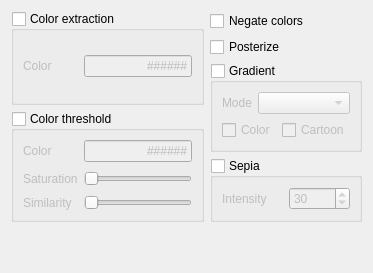
  <widget class="QWidget" name="tab_2">
   <attribute name="title">
    <string>Colors</string>
   </attribute>
   <layout class="QGridLayout" name="gridLayout_10">
    <item row="0" column="0" rowspan="3">
     <widget class="QGroupBox" name="extractEnable">
      <property name="title">
       <string>Color extraction</string>
      </property>
      <property name="checkable">
       <bool>true</bool>
      </property>
      <property name="checked">
       <bool>false</bool>
      </property>
      <layout class="QGridLayout">
       <item row="0" column="0">
        <widget class="QLabel" name="label_6">
         <property name="sizePolicy">
          <sizepolicy hsizetype="MinimumExpanding" vsizetype="Preferred">
           <horstretch>0</horstretch>
           <verstretch>0</verstretch>
          </sizepolicy>
         </property>
         <property name="text">
          <string>Color</string>
         </property>
         <property name="buddy">
          <cstring>extractComponentText</cstring>
         </property>
        </widget>
       </item>
       <item row="0" column="1">
        <widget class="QLineEdit" name="extractComponentText">
         <property name="maximumSize">
          <size>
           <width>140</width>
           <height>16777215</height>
          </size>
         </property>
         <property name="inputMask">
          <string>&gt;HHHHHH;#</string>
         </property>
         <property name="alignment">
          <set>Qt::AlignRight|Qt::AlignTrailing|Qt::AlignVCenter</set>
         </property>
        </widget>
       </item>
      </layout>
     </widget>
    </item>
    <item row="0" column="2">
     <widget class="QCheckBox" name="invertEnable">
      <property name="sizePolicy">
       <sizepolicy hsizetype="Expanding" vsizetype="Fixed">
        <horstretch>0</horstretch>
        <verstretch>0</verstretch>
       </sizepolicy>
      </property>
      <property name="text">
       <string>Negate colors</string>
      </property>
     </widget>
    </item>
    <item row="1" column="2">
     <widget class="QCheckBox" name="posterizeEnable">
      <property name="text">
       <string>Posterize</string>
      </property>
     </widget>
    </item>
    <item row="2" column="2" rowspan="2">
     <widget class="QGroupBox" name="gradientEnable">
      <property name="sizePolicy">
       <sizepolicy hsizetype="MinimumExpanding" vsizetype="Preferred">
        <horstretch>0</horstretch>
        <verstretch>0</verstretch>
       </sizepolicy>
      </property>
      <property name="title">
       <string>Gradient</string>
      </property>
      <property name="checkable">
       <bool>true</bool>
      </property>
      <property name="checked">
       <bool>false</bool>
      </property>
      <layout class="QGridLayout" name="gridLayout_9">
       <item row="0" column="0">
        <widget class="QLabel" name="label_25">
         <property name="text">
          <string>Mode</string>
         </property>
        </widget>
       </item>
       <item row="0" column="1" colspan="2">
        <widget class="QComboBox" name="gradientModeCombo">
         <property name="sizePolicy">
          <sizepolicy hsizetype="MinimumExpanding" vsizetype="Fixed">
           <horstretch>0</horstretch>
           <verstretch>0</verstretch>
          </sizepolicy>
         </property>
        </widget>
       </item>
       <item row="1" column="0" colspan="2">
        <widget class="QCheckBox" name="gradientTypeCheck">
         <property name="text">
          <string>Color</string>
         </property>
        </widget>
       </item>
       <item row="1" column="2">
        <widget class="QCheckBox" name="gradientCartoonCheck">
         <property name="text">
          <string>Cartoon</string>
         </property>
        </widget>
       </item>
      </layout>
     </widget>
    </item>
    <item row="3" column="0" rowspan="2">
     <widget class="QGroupBox" name="colorthresEnable">
      <property name="title">
       <string>Color threshold</string>
      </property>
      <property name="checkable">
       <bool>true</bool>
      </property>
      <property name="checked">
       <bool>false</bool>
      </property>
      <layout class="QGridLayout" name="gridLayout_19">
       <item row="0" column="0">
        <widget class="QLabel" name="label_8">
         <property name="sizePolicy">
          <sizepolicy hsizetype="MinimumExpanding" vsizetype="Preferred">
           <horstretch>0</horstretch>
           <verstretch>0</verstretch>
          </sizepolicy>
         </property>
         <property name="text">
          <string>Color</string>
         </property>
         <property name="buddy">
          <cstring>colorthresColorText</cstring>
         </property>
        </widget>
       </item>
       <item row="0" column="1">
        <widget class="QLineEdit" name="colorthresColorText">
         <property name="maximumSize">
          <size>
           <width>140</width>
           <height>16777215</height>
          </size>
         </property>
         <property name="inputMask">
          <string>&gt;HHHHHH;#</string>
         </property>
         <property name="alignment">
          <set>Qt::AlignRight|Qt::AlignTrailing|Qt::AlignVCenter</set>
         </property>
        </widget>
       </item>
       <item row="1" column="0">
        <widget class="QLabel" name="label_13">
         <property name="text">
          <string>Saturation</string>
         </property>
         <property name="buddy">
          <cstring>colorthresSaturationthresSlider</cstring>
         </property>
        </widget>
       </item>
       <item row="1" column="1">
        <widget class="QSlider" name="colorthresSaturationthresSlider">
         <property name="sizePolicy">
          <sizepolicy hsizetype="MinimumExpanding" vsizetype="Expanding">
           <horstretch>0</horstretch>
           <verstretch>0</verstretch>
          </sizepolicy>
         </property>
         <property name="orientation">
          <enum>Qt::Horizontal</enum>
         </property>
        </widget>
       </item>
       <item row="2" column="0">
        <widget class="QLabel" name="label_14">
         <property name="text">
          <string>Similarity</string>
         </property>
         <property name="buddy">
          <cstring>colorthresSimilaritythresSlider</cstring>
         </property>
        </widget>
       </item>
       <item row="2" column="1">
        <widget class="QSlider" name="colorthresSimilaritythresSlider">
         <property name="sizePolicy">
          <sizepolicy hsizetype="MinimumExpanding" vsizetype="Fixed">
           <horstretch>0</horstretch>
           <verstretch>0</verstretch>
          </sizepolicy>
         </property>
         <property name="orientation">
          <enum>Qt::Horizontal</enum>
         </property>
        </widget>
       </item>
      </layout>
     </widget>
    </item>
    <item row="4" column="2">
     <widget class="QGroupBox" name="sepiaEnable">
      <property name="title">
       <string>Sepia</string>
      </property>
      <property name="checkable">
       <bool>true</bool>
      </property>
      <property name="checked">
       <bool>false</bool>
      </property>
      <layout class="QHBoxLayout" name="horizontalLayout">
       <item>
        <widget class="QLabel" name="label_18">
         <property name="text">
          <string>Intensity</string>
         </property>
        </widget>
       </item>
       <item>
        <widget class="QSpinBox" name="sepiaIntensitySpin">
         <property name="maximum">
          <number>255</number>
         </property>
         <property name="value">
          <number>30</number>
         </property>
        </widget>
       </item>
      </layout>
     </widget>
    </item>
    <item row="5" column="2">
     <spacer name="verticalSpacer_3">
      <property name="orientation">
       <enum>Qt::Vertical</enum>
      </property>
      <property name="sizeHint" stdset="0">
       <size>
        <width>20</width>
        <height>40</height>
       </size>
      </property>
     </spacer>
    </item>
   </layout>
  </widget>
